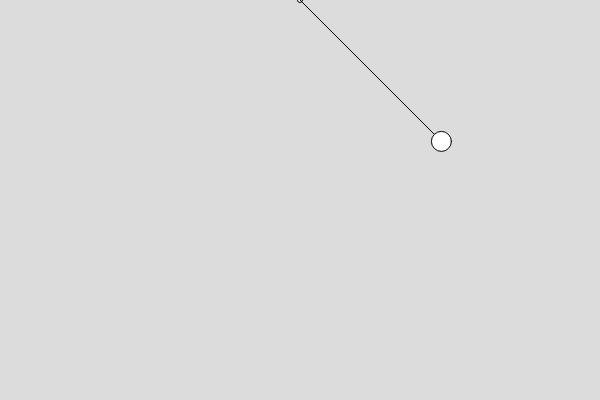
Frame 1 (no input)
Frame 60 (no input): identical to frame 1, image omitted
Frame 120 (the mouse pressed at the canvas centre since frame 60): identical to frame 1, image omitted

The p5.js sketch that drew this single still picture (run headless with seeded random() and noise() and a simulated clock; from frame 60 on, the mouse is pressed at the canvas centre):

// p5.js sketch
// ── sketch.js
// canevas configuration
var h=400;
var w=600;
var fr=30; // framerate

// pendulum size
var r=20;
var l=200;

// pendulum angle
var tetha=0;
var angle=0;

function setup() {
  createCanvas(w, h);
  frameRate(fr);
  tetha = PI/4;
}

function draw() {
  background(220);
  translate(w/2,0);  
  drawPendulum();
}

function drawPendulum(){
  
  ellipse(0,0,5);
  
  var x = l*sin(tetha);
  var y = l*cos(tetha);
  
  line(0,0,x,y);
  
  ellipse(x,y,r);  
}
